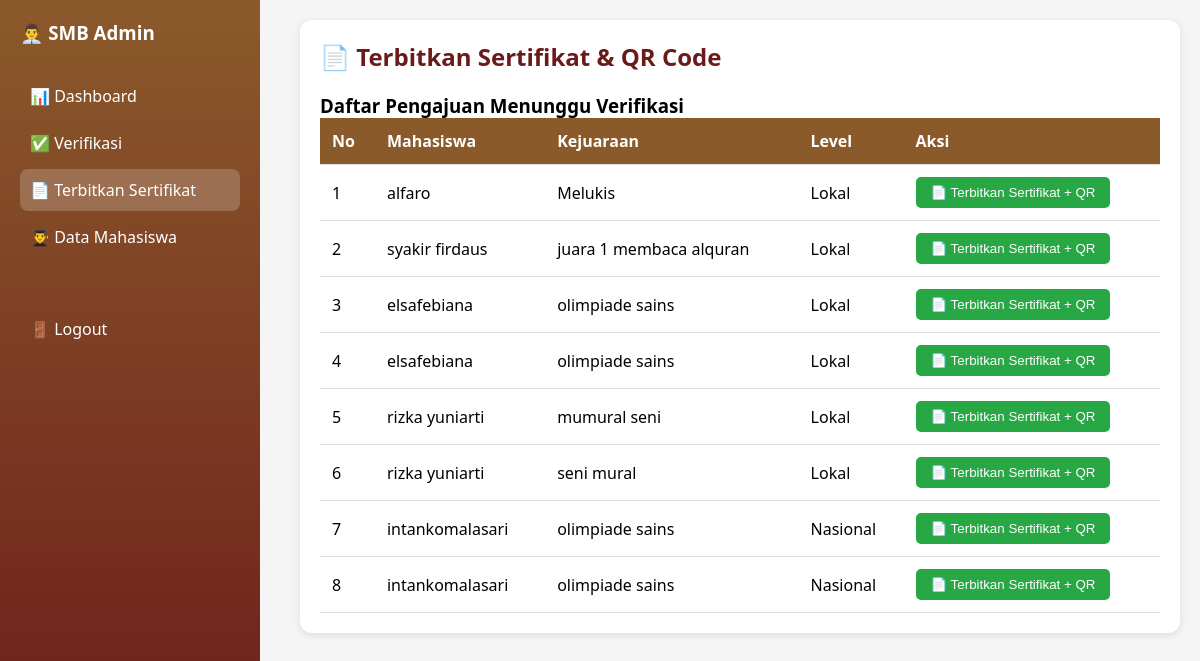
Screenshot of /admin/terbitkan_sertifikat.php (signed in) with the database file from the repository.
### tables this page shows
CREATE TABLE `pengajuan` (
  `id` int NOT NULL,
  `user_id` int NOT NULL,
  `mahasiswa_id` int DEFAULT NULL,
  `kategori_id` int DEFAULT NULL,
  `judul_prestasi` varchar(200) DEFAULT NULL,
  `deskripsi` text,
  `tanggal_prestasi` date DEFAULT NULL,
  `level_kompetisi` enum('Lokal','Provinsi','Nasional','Internasional') NOT NULL,
  `penyelenggara` varchar(100) DEFAULT NULL,
  `lokasi` varchar(100) DEFAULT NULL,
  `raihan_prestasi` varchar(50) DEFAULT NULL,
  `dokumen_path` varchar(255) DEFAULT NULL,
  `status` enum('diproses','disetujui','ditolak','revisi') NOT NULL DEFAULT 'diproses',
  `tanggal_disetujui` datetime DEFAULT NULL,
  `reward_nominal` int DEFAULT '0',
  `nilai_akhir` decimal(5,2) DEFAULT NULL,
  `admin_catatan` text,
  `admin_id` int DEFAULT NULL,
  `validated_at` datetime DEFAULT NULL,
  `periode_id` int DEFAULT NULL,
  `created_at` datetime DEFAULT CURRENT_TIMESTAMP,
  `updated_at` datetime DEFAULT NULL,
  `fakultas` varchar(100) DEFAULT NULL,
  `jenis_peserta` enum('Individu','Tim') DEFAULT 'Individu',
  `nama_ketua` varchar(100) DEFAULT NULL,
  `nim_ketua` varchar(20) DEFAULT NULL,
  `no_hp` varchar(15) DEFAULT NULL,
  `prodi` varchar(50) DEFAULT NULL,
  `bulan_raihan` varchar(20) DEFAULT NULL,
  `tahun_raihan` year DEFAULT NULL,
  `url_penyelenggara` text,
  `nama_tim` varchar(100) DEFAULT NULL,
  `anggota_tim` text,
  `sertifikat` varchar(255) DEFAULT NULL,
  `foto_dokumentasi` text,
  `surat_tugas` varchar(255) DEFAULT NULL,
  `nama_kejuaraan` varchar(255) DEFAULT NULL,
  `kategori_prestasi` varchar(100) DEFAULT NULL,
  `tanggal_raihan` date DEFAULT NULL,
  `ocr_text` text,
  `ocr_accuracy` decimal(5,4) DEFAULT '0.0000',
  `file_hash` varchar(64) DEFAULT NULL,
  `digital_signature` text,
  `penetapan` tinyint(1) DEFAULT '0'
);

CREATE TABLE `users` (
  `id` int NOT NULL,
  `username` varchar(50) NOT NULL,
  `password` varchar(255) NOT NULL,
  `email` varchar(100) NOT NULL,
  `nama_lengkap` varchar(100) NOT NULL,
  `nim` varchar(20) DEFAULT NULL,
  `fakultas` varchar(100) DEFAULT NULL,
  `prodi` varchar(50) DEFAULT NULL,
  `role` enum('mahasiswa','reviewer','admin','superadmin') NOT NULL DEFAULT 'mahasiswa',
  `no_hp` varchar(20) DEFAULT NULL,
  `alamat` text,
  `foto_profil` varchar(255) DEFAULT NULL,
  `status` enum('active','inactive','locked','suspended') NOT NULL DEFAULT 'active',
  `email_verified` tinyint(1) DEFAULT '1',
  `verification_token` varchar(100) DEFAULT NULL,
  `reset_token` varchar(100) DEFAULT NULL,
  `reset_expiry` datetime DEFAULT NULL,
  `last_login` datetime DEFAULT NULL,
  `lock_until` datetime DEFAULT NULL,
  `created_at` datetime NOT NULL,
  `updated_at` datetime DEFAULT NULL
);

### admin/terbitkan_sertifikat.php (the view, shortened to what this page needs)
<?php
require_once '../config/database.php';
$pengajuanList = mysqli_query($conn, "SELECT p.*, u.nama_lengkap FROM pengajuan p
                                       JOIN users u ON p.user_id = u.id
                                       WHERE p.status = 'diproses'
                                       ORDER BY p.created_at DESC");
?>
<!DOCTYPE html>
<html lang="id">
<head>
</head>
<body>
    <div class="sidebar">
        <h3>👨‍💼 SMB Admin</h3>
        <a href="dashboard.php">📊 Dashboard</a>
        <a href="verifikasi.php">✅ Verifikasi</a>
        <a href="terbitkan_sertifikat.php" style="background: rgba(255,255,255,0.2);">📄 Terbitkan Sertifikat</a>
        <a href="data_mahasiswa.php">👨‍🎓 Data Mahasiswa</a>
        <a href="../logout.php" style="margin-top: 50px;">🚪 Logout</a>
    </div>
    <div class="content">
        <div class="card">
            <h2>📄 Terbitkan Sertifikat & QR Code</h2>
            <h3>Daftar Pengajuan Menunggu Verifikasi</h3>
            <table>
                <thead>
                    <tr><th>No</th><th>Mahasiswa</th><th>Kejuaraan</th><th>Level</th><th>Aksi</th></tr>
                </thead>
                <tbody>
                    <?php $no=1; while($row = mysqli_fetch_assoc($pengajuanList)): ?>
                    <tr>
                        <td><?php echo $no++; ?></td>
                        <td><?php echo $row['nama_lengkap']; ?></td>
                        <td><?php echo $row['nama_kejuaraan']; ?></td>
                        <td><?php echo $row['level_kompetisi']; ?></td>
                        <td>
                            <form method="POST" style="display:inline;">
                                <button type="submit" class="btn btn-success">📄 Terbitkan Sertifikat + QR</button>
                            </form>
                        </td>
                    </tr>
                    <?php endwhile; ?>
                </tbody>
            </table>
        </div>
    </div>
</body>
</html>

### admin/terbitkan_sertifikat.php (style rules this page uses)
* { margin: 0; padding: 0; box-sizing: border-box; }
body { font-family: 'Segoe UI', sans-serif; background: #f5f5f5; }
.sidebar { position: fixed; left: 0; top: 0; width: 260px; height: 100vh; background: linear-gradient(180deg, #8B5A2B 0%, #6B1A1A 100%); color: white; padding: 20px; }
.sidebar h3 { margin-bottom: 30px; }
.sidebar a { display: block; color: white; text-decoration: none; padding: 10px; margin: 5px 0; border-radius: 8px; }
.content { margin-left: 280px; padding: 20px; }
.card { background: white; border-radius: 12px; padding: 20px; margin-bottom: 20px; box-shadow: 0 2px 8px rgba(0,0,0,0.1); }
h2 { color: #6B1A1A; margin-bottom: 20px; }
table { width: 100%; border-collapse: collapse; }
th, td { padding: 12px; text-align: left; border-bottom: 1px solid #ddd; }
th { background: #8B5A2B; color: white; }
.btn { padding: 8px 15px; border-radius: 5px; text-decoration: none; display: inline-block; }
.btn-success { background: #28a745; color: white; border: none; cursor: pointer; }

### rows the page displays
pengajuan: user.nama_lengkap "alfaro", nama_kejuaraan "Melukis", level_kompetisi "Lokal"
pengajuan: user.nama_lengkap "syakir firdaus", nama_kejuaraan "juara 1 membaca alquran", level_kompetisi "Lokal"
pengajuan: user.nama_lengkap "elsafebiana", nama_kejuaraan "olimpiade sains", level_kompetisi "Lokal"
pengajuan: user.nama_lengkap "elsafebiana", nama_kejuaraan "olimpiade sains", level_kompetisi "Lokal"
pengajuan: user.nama_lengkap "rizka yuniarti", nama_kejuaraan "mumural seni", level_kompetisi "Lokal"
pengajuan: user.nama_lengkap "rizka yuniarti", nama_kejuaraan "seni mural", level_kompetisi "Lokal"
pengajuan: user.nama_lengkap "intankomalasari", nama_kejuaraan "olimpiade sains", level_kompetisi "Nasional"
pengajuan: user.nama_lengkap "intankomalasari", nama_kejuaraan "olimpiade sains", level_kompetisi "Nasional"
